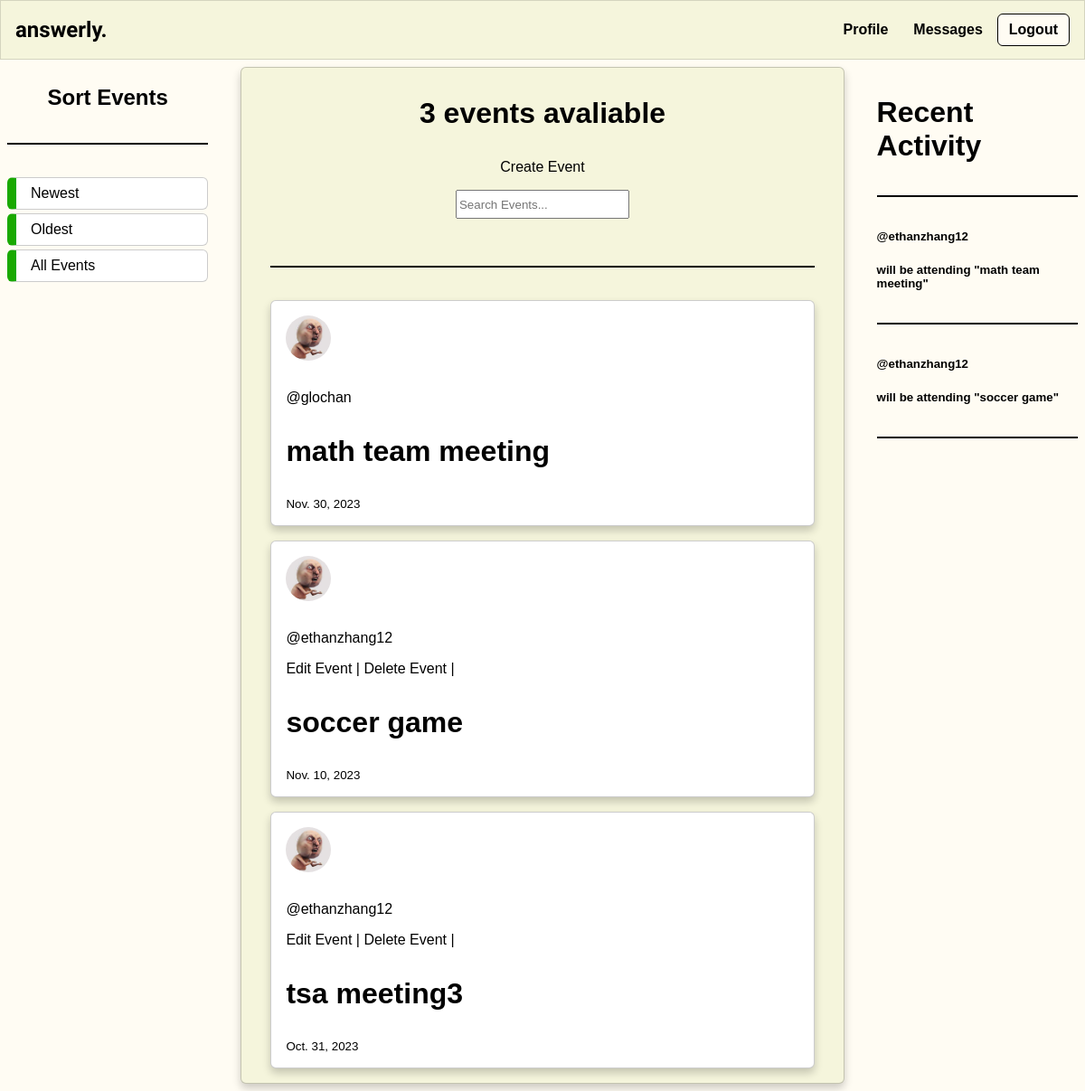
Page /event-list/ (signed in) on the committed database.
### questions/models.py (models this page shows, shortened)
class Event(models.Model):
    title = models.CharField(max_length=200)
    host = models.ForeignKey(User, on_delete=models.SET_NULL, null=True)
    description = models.TextField(null=True, blank=True)
    date = models.DateField(default=datetime.date.today)
    location = models.CharField(max_length=200)
    def __str__(self):
        return self.title

class Profile(models.Model):
    user = models.OneToOneField(User, on_delete=models.CASCADE)
    image = models.ImageField(default='default.jpg', upload_to='profile_pics')

class EventResponse(models.Model):
    user = models.ForeignKey(User, on_delete=models.SET_NULL, null=True)
    event = models.ForeignKey(Event, on_delete=models.CASCADE, null=True)
    attending = models.BooleanField(null=True, blank=True)
    notattending = models.BooleanField(null=True, blank=True)

### questions/views.py (the view)
# urls.py: path('event-list/', listEvents, name='list-events'),
def listEvents(request):
    q = request.GET.get('q') if request.GET.get('q') != None else ''
    e = request.GET.get('e') if request.GET.get('e') != None else ''
    count = Event.objects.count()
    responses = EventResponse.objects.filter(attending = True)
    if q == 'newest':
        events = Event.objects.filter(
            Q(title__icontains = e) |
            Q(description__icontains = e)
        ).order_by('-date')
        context = {
            'events': events,
            'event_count': count,
            'eresponses': responses
        }
        return render(request, 'questions/events_list.html', context)
    else:
        events = Event.objects.filter(
            Q(title__icontains = e) |
            Q(description__icontains = e)
        ).order_by('-date')
        context = {
            'events': events,
            'event_count': count,
            'eresponses': responses
        }
        return render(request, 'questions/events_list.html', context)

### questions/templates/questions/events_list.html (shortened to what this page needs)
{% extends 'main.html' %}
{% block content %}
<div class="home-container">
    <div class="browse">
        <h2>Sort Events</h2>
        <hr>
        <a href="{% url 'questions:list-events' %}?q=newest">Newest</a>
        <a href="{% url 'questions:list-events' %}?q=oldest">Oldest</a>
        <a href="{% url 'questions:list-events' %}">All Events</a>
    </div>
    <div>
        <center><h3>{{event_count}} events avaliable</h3></center>
        <center><a href="{% url 'questions:create-event' %}">Create Event</a></center>
        <form method="GET" action="">
            <center><input type="text" name="e" placeholder="Search Events..."></center>
        </form>
        <hr>
            {% include 'questions/event_feed.html' %}
    </div>
    <div>
        <h3>Recent Activity</h3>
        <hr>
        {% include 'questions/events_component.html' %}
    </div>
</div>
{% endblock content %}

### questions/templates/questions/event_feed.html
{% for event in events %}
    <article class = "media content-section">
            <div>
                <img class="account-img" style="border-radius: 50%; width: 50px; height: 50px;" src = "{{ event.host.profile.image.url }}">
                <p><a href="{% url 'questions:profile' event.host.id %}">@{{event.host.username}}</a></p>
                {% if request.user == event.host %}
                <a href="{% url 'questions:update-event' event.id %}">Edit Event | </a>
                <a href="{% url 'questions:delete-event' event.id %}">Delete Event | </a>
                {% endif %}
                <h3><a href="{% url 'questions:event' event.id %}">{{ event.title }}</a></h3>
                <small>{{ event.date }}</small>
            </div>
    </article>
{% endfor %}

### questions/templates/questions/events_component.html
{% for message in eresponses %}
    <div >
        <h5><a href="{% url 'questions:profile' message.user.id %}">@{{ message.user }}</a></h5>
        <h5>will be attending <a href="{% url 'questions:event' message.event.id %}">"{{ message.event }}"</a></h5>
        <hr>
    </div>
{% endfor %}

### static/styles/main.css (style rules this page uses)
h3 { font-size: 2rem; }
input { min-width: 12rem; margin: 1rem 0; }
a { color: #71c6dd; text-decoration: None; }
.account-img { height: 125px; width: 125px; margin-right: 20px; margin-bottom: 16px; border-radius: 50%; }
:root { --primary: #fffcf3; --secondary: #fff; --font-color: #000; --accent: #f5f5dc; }
body { color: var(--font-color); font-family: sans-serif; background: var(--primary); margin: 0; }
.home-container, .profile-container { display: grid; grid-template-columns: 1fr 3fr 1fr; gap: 2.25rem; }
.home-container > div:nth-child(2), .profile-container > div:nth-child(2) { padding: 0 2rem; background-color: var(--accent); border: 1px solid rgba(0, 0, 0, 0.2); border-radius: 6px; box-shadow: 0 5px 10px #0003; }
.home-container > div:nth-child(2) > article, .profile-container > div:nth-child(2) > article { padding: 1rem; margin: 1rem 0; border-radius: 6px; border: 1px solid rgba(0, 0, 0, 0.2); box-shadow: 0 5px 10px #0003; background-color: var(--secondary); }
h1, h2 { text-align: center; }
input[type="text"], input[type="password"] { min-height: 2rem; min-width: 12rem; }
article { padding: 1rem 0; margin: 1rem; background-color: var(--accent); border: 1px solid rgba(0, 0, 0, 0.2); box-shadow: 0 5px 10px #0003; border-radius: 6px; }
hr { height: 2px; margin: 2.25rem 0; border: none; background-color: var(--font-color); }
a { color: var(--font-color); text-decoration: none; }
.browse a { display: block; padding: 0.5rem 1rem; margin: 0.25rem 0; border: 1px solid rgba(0, 0, 0, 0.2); border-radius: 6px; background-color: var(--secondary); border-left: 10px solid #19a900; }

### rows in the picture
Event: host.profile.image (picture), host.username "glochan", title "math team meeting", date "Nov. 30, 2023"
Event: host.profile.image (picture), host.username "ethanzhang12", shows "Edit Event |", title "soccer game", date "Nov. 10, 2023"
Event: host.profile.image (picture), host.username "ethanzhang12", shows "Edit Event |", title "tsa meeting3", date "Oct. 31, 2023"
EventResponse: user "ethanzhang12", event "math team meeting"
EventResponse: user "ethanzhang12", event "soccer game"

### other values in the picture
{{ event_count }} "3"
